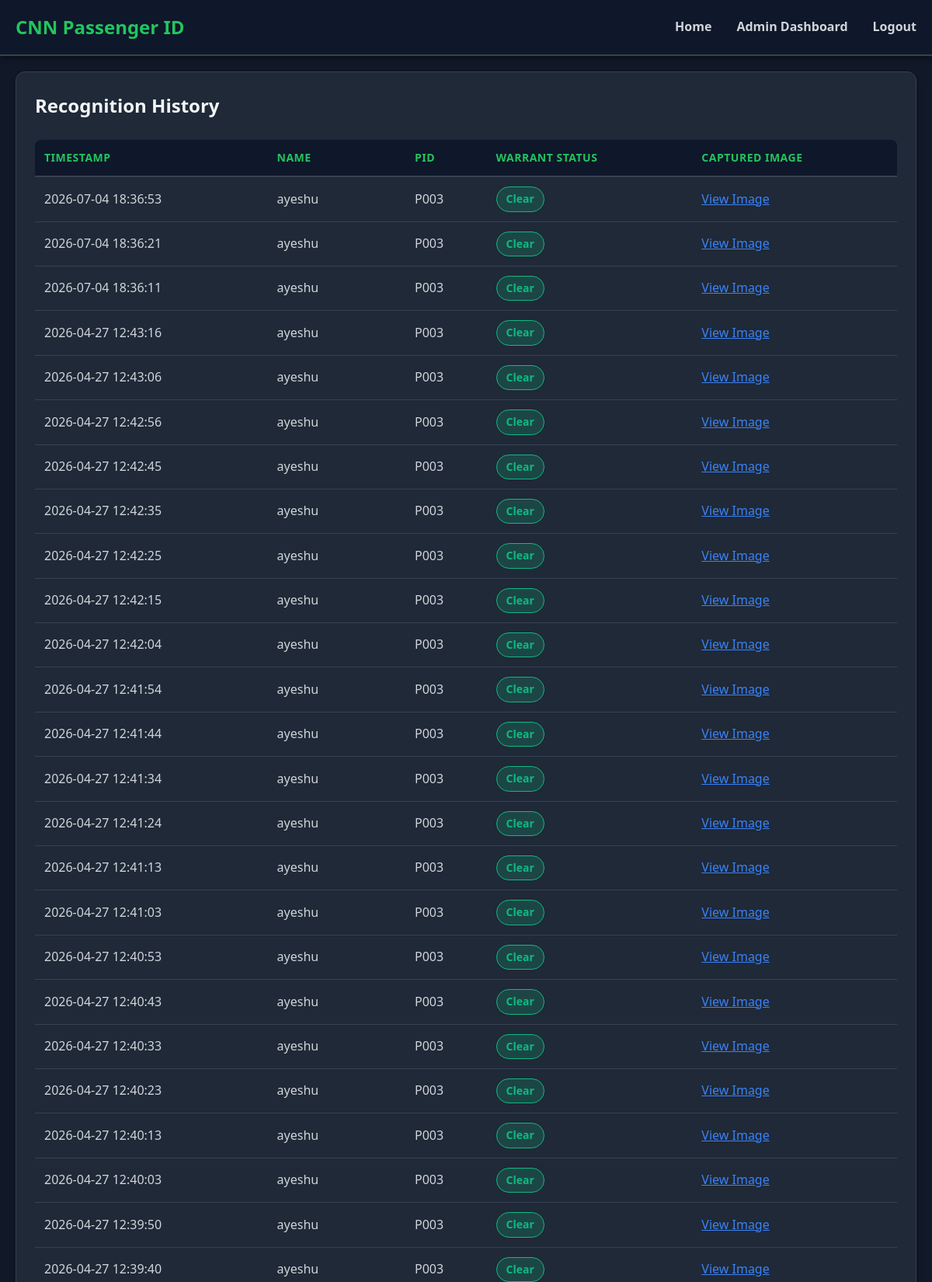
/recognition_history (signed in, upper part), run on the app's committed database.
### tables this page shows
CREATE TABLE recognition_history (
        id INTEGER PRIMARY KEY AUTOINCREMENT,
        passenger_id TEXT,
        timestamp DATETIME DEFAULT CURRENT_TIMESTAMP,
        image_path TEXT,
        FOREIGN KEY (passenger_id) REFERENCES passenger (pid)
    );

CREATE TABLE passenger (
        pid TEXT PRIMARY KEY,
        name TEXT NOT NULL,
        age INTEGER,
        gender TEXT,
        address TEXT,
        contact TEXT,
        nid TEXT,
        status TEXT DEFAULT 'Clear'
    );

### app.py (the view)
@app.route('/recognition_history')
def recognition_history():
    if session.get('role') != 'operator' and session.get('role') != 'admin':
        return redirect(url_for('index'))
    db = get_db()
    history = db.execute('''
        SELECT rh.*, p.name, p.status
        FROM recognition_history rh
        JOIN passenger p ON rh.passenger_id = p.pid
        ORDER BY rh.timestamp DESC
    ''').fetchall()
    return render_template('recognition_history.html', history=history)

### app.py (called while the page is built)
def get_db():
    conn = sqlite3.connect(DATABASE)
    conn.row_factory = sqlite3.Row
    return conn

### templates/recognition_history.html (shortened to what this page needs)
{% extends "layout.html" %}
{% block content %}
<div class="card">
    <h2 style="margin-bottom: 24px;">Recognition History</h2>
    <table style="width: 100%; border-collapse: collapse;">
        <thead>
            <tr style="border-bottom: 2px solid var(--border-color); text-align: left;">
                <th style="padding: 12px;">Timestamp</th>
                <th style="padding: 12px;">Name</th>
                <th style="padding: 12px;">PID</th>
                <th style="padding: 12px;">Warrant Status</th>
                <th style="padding: 12px;">Captured Image</th>
            </tr>
        </thead>
        <tbody>
            {% for h in history %}
            <tr style="border-bottom: 1px solid var(--border-color);">
                <td style="padding: 12px;">{{ h.timestamp }}</td>
                <td style="padding: 12px;">{{ h.name }}</td>
                <td style="padding: 12px;">{{ h.passenger_id }}</td>
                <td style="padding: 12px;">
                    {% if h.status == 'Wanted' %}
                        <span class="badge badge-error">Wanted</span>
                    {% else %}
                        <span class="badge badge-success">Clear</span>
                    {% endif %}
                </td>
                <td style="padding: 12px;">
                    {% if h.image_path %}
                        <a href="{{ url_for('static', filename='detected/' + h.image_path) }}" target="_blank" style="color: var(--accent-blue);">View Image</a>
                    {% else %}
                        No Image
                    {% endif %}
                </td>
            </tr>
            {% endfor %}
        </tbody>
    </table>
</div>
{% endblock %}

### static/css/style.css (style rules this page uses)
:root { --primary-dark: #111827; --primary-darker: #0f172a; --secondary-dark: #1f2937; --accent-green: #22c55e; --accent-blue: #3b82f6; --accent-magenta: #ff00ff; --accent-purple: #b400ff; --text-light: #f3f4f6; --text-gray: #d1d5db; --text-dark-gray: #9ca3af; --border-color: #374151; --success-color: #10b981; --error-color: #ef4444; --warning-color: #f59e0b; --info-color: #06b6d4; }
* { margin: 0; padding: 0; box-sizing: border-box; }
html { scroll-behavior: smooth; }
body { font-family: 'Segoe UI', Tahoma, Geneva, Verdana, sans-serif; background-color: var(--primary-dark); color: var(--text-light); line-height: 1.6; }
.card { background-color: var(--secondary-dark); border: 1px solid var(--border-color); border-radius: 12px; padding: 24px; transition: all 0.3s ease; box-shadow: 0 4px 6px rgba(0, 0, 0, 0.3); }
.badge { display: inline-block; padding: 4px 12px; border-radius: 20px; font-size: 0.875rem; font-weight: 600; }
.badge-success { background-color: rgba(16, 185, 129, 0.2); color: var(--success-color); border: 1px solid var(--success-color); }
table { width: 100%; border-collapse: collapse; background-color: var(--secondary-dark); border-radius: 8px; overflow: hidden; }
thead { background-color: var(--primary-darker); border-bottom: 2px solid var(--border-color); }
th { padding: 16px; text-align: left; font-weight: 700; color: var(--accent-green); text-transform: uppercase; font-size: 0.875rem; letter-spacing: 0.5px; }
td { padding: 16px; border-bottom: 1px solid var(--border-color); color: var(--text-gray); }

### data on the page
recognition_history: timestamp "2026-07-04 18:36:53", name "ayeshu", passenger_id "P003"
recognition_history: timestamp "2026-07-04 18:36:21", name "ayeshu", passenger_id "P003"
recognition_history: timestamp "2026-07-04 18:36:11", name "ayeshu", passenger_id "P003"
recognition_history: timestamp "2026-04-27 12:43:16", name "ayeshu", passenger_id "P003"
recognition_history: timestamp "2026-04-27 12:43:06", name "ayeshu", passenger_id "P003"
recognition_history: timestamp "2026-04-27 12:42:56", name "ayeshu", passenger_id "P003"
recognition_history: timestamp "2026-04-27 12:42:45", name "ayeshu", passenger_id "P003"
recognition_history: timestamp "2026-04-27 12:42:35", name "ayeshu", passenger_id "P003"
recognition_history: timestamp "2026-04-27 12:42:25", name "ayeshu", passenger_id "P003"
recognition_history: timestamp "2026-04-27 12:42:15", name "ayeshu", passenger_id "P003"
recognition_history: timestamp "2026-04-27 12:42:04", name "ayeshu", passenger_id "P003"
recognition_history: timestamp "2026-04-27 12:41:54", name "ayeshu", passenger_id "P003"
recognition_history: timestamp "2026-04-27 12:41:44", name "ayeshu", passenger_id "P003"
recognition_history: timestamp "2026-04-27 12:41:34", name "ayeshu", passenger_id "P003"
recognition_history: timestamp "2026-04-27 12:41:24", name "ayeshu", passenger_id "P003"
recognition_history: timestamp "2026-04-27 12:41:13", name "ayeshu", passenger_id "P003"
recognition_history: timestamp "2026-04-27 12:41:03", name "ayeshu", passenger_id "P003"
recognition_history: timestamp "2026-04-27 12:40:53", name "ayeshu", passenger_id "P003"
recognition_history: timestamp "2026-04-27 12:40:43", name "ayeshu", passenger_id "P003"
recognition_history: timestamp "2026-04-27 12:40:33", name "ayeshu", passenger_id "P003"
recognition_history: timestamp "2026-04-27 12:40:23", name "ayeshu", passenger_id "P003"
recognition_history: timestamp "2026-04-27 12:40:13", name "ayeshu", passenger_id "P003"
recognition_history: timestamp "2026-04-27 12:40:03", name "ayeshu", passenger_id "P003"
recognition_history: timestamp "2026-04-27 12:39:50", name "ayeshu", passenger_id "P003"
recognition_history: timestamp "2026-04-27 12:39:40", name "ayeshu", passenger_id "P003"
